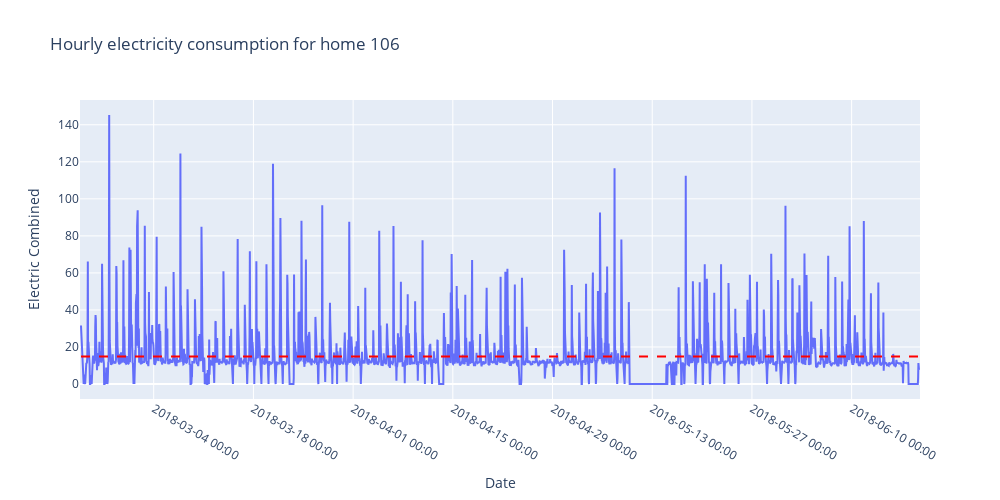

Here is the notebook cell this chart was saved with:
### Code cell
hourly_consumption2(df_106, 106)

### Figure 1 — Plotly figure (JSON) as saved in the notebook; plotly's stock layout.template omitted (floating-point values rounded to 4 significant figures; data arrays with more than 128 entries replaced by an {"elided": "..."} marker saying what was removed)
{"data": [{"mode": "lines", "name": "mains", "type": "scatter", "x": {"elided": "2825 str values"}, "y": {"elided": "2825 float values"}}], "layout": {"autosize": false, "height": 500, "shapes": [{"line": {"color": "Red", "dash": "dash", "width": 2}, "type": "line", "x0": "2018-02-21T19:00:00", "x1": "2018-06-19T11:00:00", "y0": 14.9, "y1": 14.9}], "title": {"text": "Hourly electricity consumption for home 106"}, "width": 1000, "xaxis": {"tickformat": "%Y-%m-%d %H:%M", "title": {"text": "Date"}}, "yaxis": {"title": {"text": "Electric Combined"}}}}
